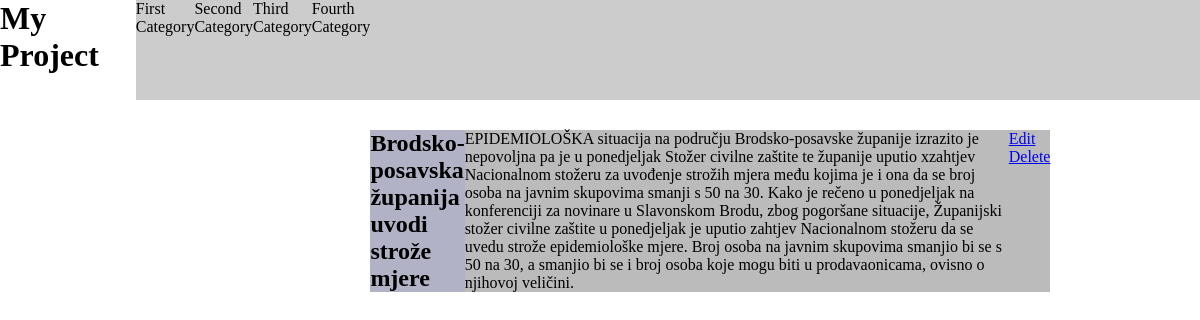
The app's page /article.php?id=4 with its own data.
### tables this page shows
CREATE TABLE `article` (
  `id` int(11) NOT NULL,
  `title` varchar(128) NOT NULL,
  `content` text NOT NULL,
  `published_at` datetime DEFAULT NULL
);

### includes/article.php (called while the page is built, shortened)
<?php
function getArticle($conn,$id,$columns='*') {
    $sql =" SELECT $columns
            FROM article
            WHERE id=?";
    $stmt = mysqli_prepare($conn,$sql);
    if ($stmt === false) {
        echo mysqli_error($conn);
    }else{
        mysqli_stmt_bind_param($stmt, "i", $id);
    if (mysqli_stmt_execute($stmt)) {
        $result = mysqli_stmt_get_result($stmt);
        return mysqli_fetch_array($result,MYSQLI_ASSOC);
    }
    }
}

### article.php (the view)
<?php
require 'includes/database.php';
require 'includes/article.php';
$conn = getDB();
if (isset($_GET['id']))  {
  $article = getArticle($conn,$_GET['id']);
} else {
  $article = null;
}
?>
<?php require 'includes/header.php';?>
      <?php if ($article === null): ?>
        <p>Article not found </p>
      <?php else: ?>
     <article class="articleSingle">
            <h2><?php echo htmlspecialchars($article['title']); ?></h2>
            <p><?php echo htmlspecialchars($article['content']); ?></p>
    <article>
<a href="edit-article.php?id=<?php echo $article['id']?>">Edit</a>
<a href="delete-article.php?id=<?php echo $article['id']?>">Delete</a>
        <?php endif; ?>
        <?php require 'includes/footer.php';?>

### styling/styles1.css (style rules this page uses)
* { margin: 0; padding: 0; }
body { display: flex; }
.articleSingle { margin-top: 130px; display: flex; background-color: #bbb; }
h2 { background-color: rgba(164, 168, 211, 0.445); }

### records on screen
article: title "Brodsko-posavska županija uvodi strože mjere", content "EPIDEMIOLOŠKA situacija na području Brodsko-posavske županije izrazito je nepovoljna pa je u ponedjeljak Stožer civilne zaštite te županije uputio xzahtjev Nacionalnom stožeru za uvođenje strožih mjera među kojima je i ona da se broj osoba na javnim skupovima smanji s 50 na 30. Kako je rečeno u ponedjeljak na konferenciji za novinare u Slavonskom Brodu, zbog pogoršane situacije, Županijski stožer civilne zaštite u ponedjeljak je uputio zahtjev Nacionalnom stožeru da se uvedu strože epidemiološke mjere. Broj osoba na javnim skupovima smanjio bi se s 50 na 30, a smanjio bi se i broj osoba koje mogu biti u prodavaonicama, ovisno o njihovoj veličini."
